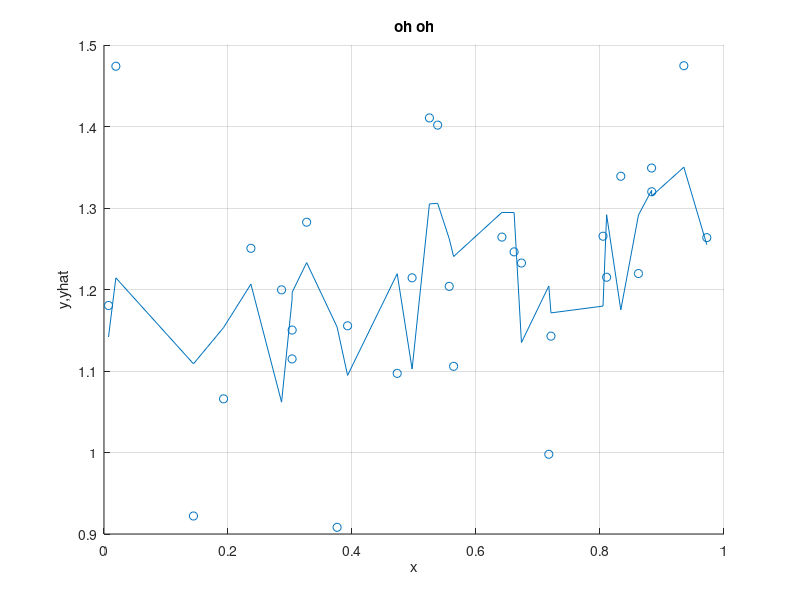
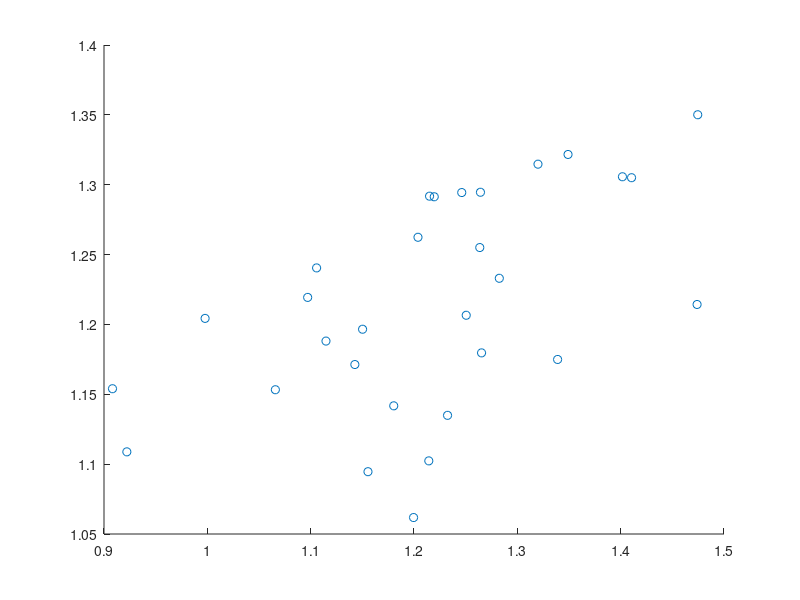

Source code (MATLAB) for these figures, in order: (Note: this script raises an error after producing the figures.)
clear;
close all;


N=30;

x1=rand(N,1);
x2=rand(N,1);



oo=ones(N,1);

y=0.2+max(x1,0.7)+abs(x2-0.4);

[x1,sort_]=sort(x1);

x2=x2(sort_);
y=y(sort_);

x=[oo,x1,x2];

%x=[oo,max(x1,0.65),abs(x2-0.35)];

b=x\y;


yhat1 = x*b;
scatter(x1,y)
hold on
plot(x1,yhat1)
xlabel('x')
ylabel('y,yhat')
title('oh oh')
grid on




figure();
title('lin regression')
scatter(y,yhat1);

a0=[0.1,0.2,0.3,0,0];
x=[x1,x2];
%eval_1(x,a)
fun = @(a0) obj_1(y,x,a0);
a = fminsearch(fun,a0);
yhat2=eval_1(x,a);

figure();
title('nonlin regression')
scatter(y,yhat2);

function f = eval_1(x,a)
    x1=x(:,1);
    x2=x(:,2);
    f = a(1)+a(2)*x1+a(3)*x2+a(4)*sqrt(x1)+a(5)*sqrt(x2);
end

function f = obj_1(y,x,a)
    temp = (eval_1(x,a)-y);
    f=dot(temp,temp);
end